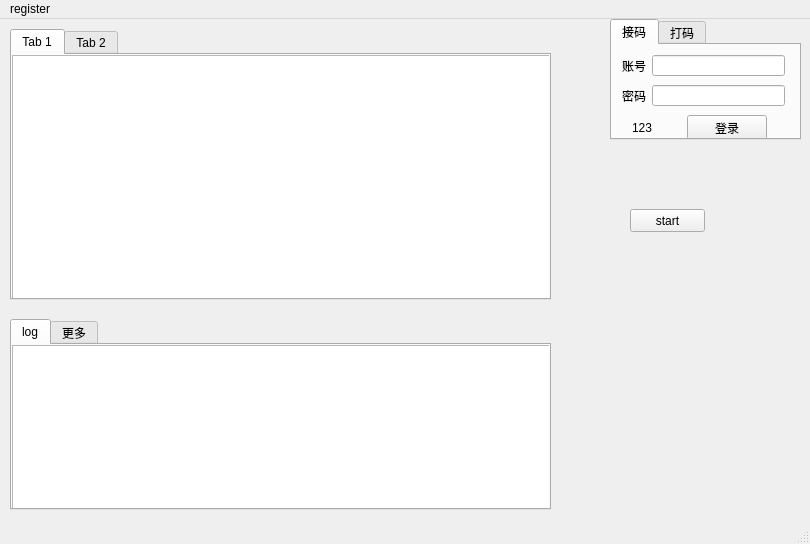
<?xml version="1.0" encoding="UTF-8"?>
<ui version="4.0">
 <class>MainWindow</class>
 <widget class="QMainWindow" name="MainWindow">
  <property name="geometry">
   <rect>
    <x>0</x>
    <y>0</y>
    <width>810</width>
    <height>544</height>
   </rect>
  </property>
  <property name="windowTitle">
   <string>MainWindow</string>
  </property>
  <widget class="QWidget" name="centralwidget">
   <widget class="QTabWidget" name="tabWidget">
    <property name="geometry">
     <rect>
      <x>610</x>
      <y>0</y>
      <width>191</width>
      <height>121</height>
     </rect>
    </property>
    <property name="currentIndex">
     <number>0</number>
    </property>
    <widget class="QWidget" name="tab">
     <attribute name="title">
      <string>接码</string>
     </attribute>
     <widget class="QWidget" name="layoutWidget">
      <property name="geometry">
       <rect>
        <x>10</x>
        <y>40</y>
        <width>163</width>
        <height>21</height>
       </rect>
      </property>
      <layout class="QHBoxLayout" name="horizontalLayout">
       <item>
        <widget class="QLabel" name="label_2">
         <property name="text">
          <string>密码</string>
         </property>
        </widget>
       </item>
       <item>
        <widget class="QLineEdit" name="lineEdit_2"/>
       </item>
      </layout>
     </widget>
     <widget class="QWidget" name="layoutWidget">
      <property name="geometry">
       <rect>
        <x>10</x>
        <y>10</y>
        <width>163</width>
        <height>21</height>
       </rect>
      </property>
      <layout class="QHBoxLayout" name="horizontalLayout_2">
       <item>
        <widget class="QLabel" name="label">
         <property name="text">
          <string>账号</string>
         </property>
        </widget>
       </item>
       <item>
        <widget class="QLineEdit" name="lineEdit"/>
       </item>
      </layout>
     </widget>
     <widget class="QWidget" name="layoutWidget">
      <property name="geometry">
       <rect>
        <x>20</x>
        <y>70</y>
        <width>135</width>
        <height>25</height>
       </rect>
      </property>
      <layout class="QHBoxLayout" name="horizontalLayout_3">
       <item>
        <widget class="QLabel" name="label_3">
         <property name="text">
          <string>123</string>
         </property>
         <property name="scaledContents">
          <bool>false</bool>
         </property>
        </widget>
       </item>
       <item>
        <spacer name="horizontalSpacer">
         <property name="orientation">
          <enum>Qt::Horizontal</enum>
         </property>
         <property name="sizeHint" stdset="0">
          <size>
           <width>28</width>
           <height>18</height>
          </size>
         </property>
        </spacer>
       </item>
       <item>
        <widget class="QPushButton" name="pushButton">
         <property name="text">
          <string>登录</string>
         </property>
        </widget>
       </item>
      </layout>
     </widget>
    </widget>
    <widget class="QWidget" name="tab_2">
     <attribute name="title">
      <string>打码</string>
     </attribute>
    </widget>
   </widget>
   <widget class="QTabWidget" name="tabWidget_2">
    <property name="geometry">
     <rect>
      <x>10</x>
      <y>300</y>
      <width>541</width>
      <height>191</height>
     </rect>
    </property>
    <property name="currentIndex">
     <number>0</number>
    </property>
    <widget class="QWidget" name="tab_3">
     <attribute name="title">
      <string>log</string>
     </attribute>
     <widget class="QTextEdit" name="textEdit">
      <property name="geometry">
       <rect>
        <x>0</x>
        <y>0</y>
        <width>541</width>
        <height>171</height>
       </rect>
      </property>
     </widget>
    </widget>
    <widget class="QWidget" name="tab_4">
     <attribute name="title">
      <string>更多</string>
     </attribute>
     <widget class="QWidget" name="formLayoutWidget">
      <property name="geometry">
       <rect>
        <x>10</x>
        <y>10</y>
        <width>151</width>
        <height>151</height>
       </rect>
      </property>
      <layout class="QFormLayout" name="formLayout">
       <item row="0" column="0">
        <widget class="QLabel" name="label_4">
         <property name="text">
          <string>邀请码</string>
         </property>
        </widget>
       </item>
       <item row="0" column="1">
        <widget class="QLineEdit" name="lineEdit_3"/>
       </item>
       <item row="2" column="0">
        <widget class="QLabel" name="label_6">
         <property name="text">
          <string>线程数</string>
         </property>
        </widget>
       </item>
       <item row="2" column="1">
        <widget class="QLineEdit" name="lineEdit_5"/>
       </item>
       <item row="3" column="0">
        <widget class="QLabel" name="label_5">
         <property name="text">
          <string>任务数</string>
         </property>
        </widget>
       </item>
       <item row="3" column="1">
        <widget class="QLineEdit" name="lineEdit_6"/>
       </item>
       <item row="1" column="0">
        <widget class="QLabel" name="label_7">
         <property name="text">
          <string>接码id</string>
         </property>
        </widget>
       </item>
       <item row="1" column="1">
        <widget class="QLineEdit" name="lineEdit_4"/>
       </item>
      </layout>
     </widget>
     <widget class="QWidget" name="formLayoutWidget_2">
      <property name="geometry">
       <rect>
        <x>170</x>
        <y>10</y>
        <width>201</width>
        <height>151</height>
       </rect>
      </property>
      <layout class="QFormLayout" name="formLayout_2">
       <item row="0" column="0">
        <widget class="QLabel" name="label_8">
         <property name="text">
          <string>key</string>
         </property>
        </widget>
       </item>
       <item row="0" column="1">
        <widget class="QLineEdit" name="lineEdit_7"/>
       </item>
      </layout>
     </widget>
    </widget>
   </widget>
   <widget class="QPushButton" name="pushButton_2">
    <property name="geometry">
     <rect>
      <x>630</x>
      <y>190</y>
      <width>75</width>
      <height>23</height>
     </rect>
    </property>
    <property name="text">
     <string>start</string>
    </property>
   </widget>
   <widget class="QTabWidget" name="tabWidget_3">
    <property name="geometry">
     <rect>
      <x>10</x>
      <y>10</y>
      <width>541</width>
      <height>271</height>
     </rect>
    </property>
    <property name="currentIndex">
     <number>0</number>
    </property>
    <widget class="QWidget" name="tab_5">
     <attribute name="title">
      <string>Tab 1</string>
     </attribute>
     <widget class="QTableView" name="tableView">
      <property name="geometry">
       <rect>
        <x>0</x>
        <y>0</y>
        <width>541</width>
        <height>251</height>
       </rect>
      </property>
     </widget>
    </widget>
    <widget class="QWidget" name="tab_6">
     <attribute name="title">
      <string>Tab 2</string>
     </attribute>
     <widget class="QTableView" name="tableView_2">
      <property name="geometry">
       <rect>
        <x>0</x>
        <y>0</y>
        <width>541</width>
        <height>251</height>
       </rect>
      </property>
     </widget>
    </widget>
   </widget>
  </widget>
  <widget class="QStatusBar" name="statusbar"/>
  <widget class="QMenuBar" name="menuBar">
   <property name="geometry">
    <rect>
     <x>0</x>
     <y>0</y>
     <width>810</width>
     <height>22</height>
    </rect>
   </property>
   <widget class="QMenu" name="menuregister">
    <property name="title">
     <string>register</string>
    </property>
   </widget>
   <addaction name="menuregister"/>
  </widget>
 </widget>
 <resources/>
 <connections/>
</ui>
